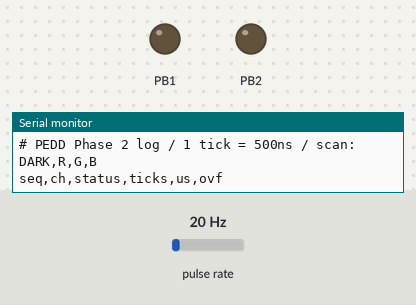
Recording of a program running on a simulated ATmega328P, built with avr-gcc and emulated at 16 MHz. On the bench: output pins drawn as LEDs (lit = HIGH), the last lines printed to the serial monitor. Wiring (inferred from the names in the program): pulse sensor: data PB0. The inputs (shaded band) are chosen by the test bench; at power-on: pulse rate 20 Hz. Pins used as bus, display or sensor lines are not drawn.

Above: at 2.0 s.
At 5.0 s:
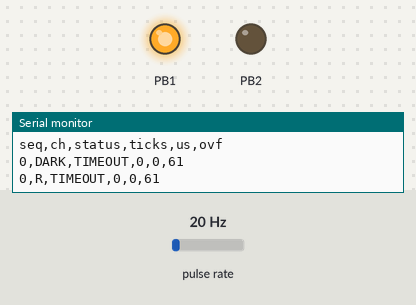
At 7.0 s:
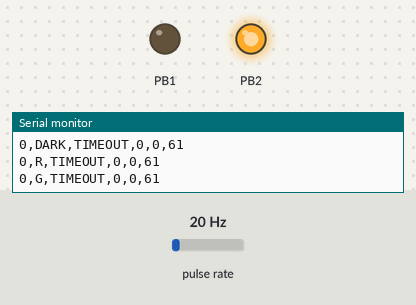
Timing chart, 0 to 11.7 s (numbered marks = the images above):
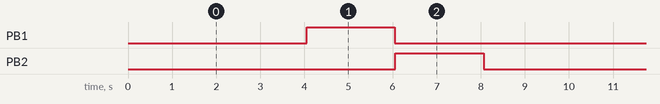

Measured:
- by itself, PB1, PB2: alternates HIGH for 2.0 s and LOW for 7.0 s
- by itself, everything shown: repeats every 9.0 s, in 3 steps

The program:

main.c
```c
/*
 * 03_phase2 — Phase 2 RGB 다파장 확장 펌웨어
 *
 * 목적 (계획서 4.2절)
 *   파장을 추가할수록 실제로 판별에 유의미한 정보가 증가하는지 검증하고,
 *   최종 채널 구성을 실험적으로 결정한다.
 *
 * 동작
 *   한 사이클마다 DARK → R → G → B 순으로 측정하고, 각각을 CSV 한 행으로
 *   출력한다. 같은 seq 번호를 가진 네 행이 하나의 측정 세트다.
 *   tools/analyze.py 가 seq로 묶어 광학 지문 벡터 [R, G, B] 를 재구성한다.
 *
 *   한 번에 하나의 LED만 점등하므로 채널 간 광학적 간섭은 발생하지 않는다.
 *   (계획서 3.1절)
 *
 * 배선 — Arduino Uno 기준 (괄호 안은 보드에 인쇄된 핀 번호)
 *   발광 Red   : PB0 (D8)  → 저항 → LED 애노드, 캐소드 → GND
 *   발광 Green : PB1 (D9)  → 저항 → LED 애노드, 캐소드 → GND
 *   발광 Blue  : PB2 (D10) → 저항 → LED 애노드, 캐소드 → GND
 *   검출 LED   : 캐소드 → PD7 (D7),  애노드 → GND
 *                ※ 검출 LED는 반드시 적색. 청색·녹색을 쓰면 Red 채널에서
 *                   광전류가 거의 흐르지 않아 TIMEOUT이 된다.
 *   UART       : 보드의 USB 케이블이 그대로 담당 (PD0/PD1)
 *
 * PC 측 수신 설정 : 38400 bps, 8N1
 */

#ifndef F_CPU
#define F_CPU 16000000UL
#endif

#include <avr/io.h>
#include <avr/interrupt.h>
#include <util/delay.h>

#include "pedd.h"
#include "uart.h"

/* 한 측정 세트 사이의 간격 */
#define CYCLE_INTERVAL_MS 1000

/* 스캔 순서 — 계획서 1.4절 데모 시나리오와 동일하게 R → G → B */
static const pedd_channel_t SCAN_ORDER[] = {
  PEDD_CH_DARK,
  PEDD_CH_R,
  PEDD_CH_G,
  PEDD_CH_B
};

static const char *const SCAN_NAME[] = {
  "DARK",
  "R",
  "G",
  "B"
};

#define SCAN_COUNT (sizeof(SCAN_ORDER) / sizeof(SCAN_ORDER[0]))

static void log_result(uint32_t seq, const char *ch_name, pedd_result_t r) {
  uart_put_u32(seq);
  uart_putc(',');
  uart_puts(ch_name);
  uart_putc(',');
  uart_puts(r.status == PEDD_OK ? "OK" : "TIMEOUT");
  uart_putc(',');
  uart_put_u32(r.ticks);
  uart_putc(',');
  uart_put_u32(pedd_ticks_to_us(r.ticks));
  uart_putc(',');
  uart_put_u32(r.overflows);
  uart_newline();
}

int main(void) {
  uint32_t seq = 0;

  uart_init();
  pedd_init();
  sei();

  uart_newline();
  uart_puts("# PEDD Phase 2 log / 1 tick = 500ns / scan: DARK,R,G,B");
  uart_newline();
  uart_puts("seq,ch,status,ticks,us,ovf");
  uart_newline();

  while (1) {
    uint8_t i;

    /* 한 사이클 = 광학 지문 벡터 1개분 */
    for (i = 0; i < SCAN_COUNT; i++) {
      pedd_result_t r = pedd_measure(SCAN_ORDER[i]);
      log_result(seq, SCAN_NAME[i], r);
    }

    seq++;
    _delay_ms(CYCLE_INTERVAL_MS);
  }

  return 0;  /* 도달하지 않음 */
}
```

button.c
```c
/*
 * button.c — 디바운스와 짧게/길게 판정
 *
 * ---- 처음 읽는 사람을 위한 요약 ----
 *
 * 스위치는 눌리는 찰나에 금속 접점이 미세하게 여러 번 튄다. 사람 눈에는
 * 한 번이지만 MCU 에게는 수 ms 사이에 눌림/떼임이 수십 번 오간 것으로
 * 보인다. 이걸 그대로 세면 한 번 눌렀는데 여러 번 눌린 것이 된다.
 * 이 튐을 걸러내는 것을 디바운스라고 한다.
 *
 * 여기서는 타이머나 인터럽트 없이, main.c 가 20ms 마다 button_poll() 을
 * 부르는 것으로 해결한다. 20ms 는 접점이 튀는 시간(보통 1~2ms)보다 훨씬
 * 길어서, 튐이 끝난 뒤의 안정된 상태만 보게 된다. 이 함수에서 말하는
 * "틱" 1회가 곧 20ms 다 (BUTTON_POLL_MS, button.h).
 *
 * 길게 누름은 틱을 세는 것으로 판정한다. 100틱 = 2초.
 */

#include <avr/io.h>

#include "button.h"

#define BTN_DDR   DDRD
#define BTN_PORT  PORTD
#define BTN_PIN   PIND
#define BTN_BIT   PD2

/* 눌린 상태로 지난 폴링 횟수. 0이면 떼어져 있음 */
static uint16_t g_held = 0;
/* 길게가 이미 발동했으면 뗄 때 짧게로 또 세지 않는다 */
static uint8_t  g_long_fired = 0;

void button_init(void) {
  BTN_DDR  &= (uint8_t)~(1 << BTN_BIT);  /* 입력 */
  /*
   * 내부 풀업을 켠다. MCU 안에 들어 있는 저항이 이 핀을 평소 5V 로
   * 끌어올려 둔다는 뜻이다. 스위치는 핀과 GND 사이에 있으므로, 누르면
   * 핀이 GND 로 직결되어 0V 가 된다. 덕분에 외부 저항이 필요 없다.
   */
  BTN_PORT |= (uint8_t)(1 << BTN_BIT);
  g_held = 0;
  g_long_fired = 0;
}

button_event_t button_poll(void) {
  /* 위 풀업 때문에 논리가 뒤집혀 있다. 핀이 HIGH = 떼어짐, LOW = 눌림. */
  uint8_t pressed = (uint8_t)((BTN_PIN & (1 << BTN_BIT)) ? 0 : 1);

  if (pressed) {
    /* 계속 눌려 있는 동안 틱을 센다. 상한에서 멈춰 되감김을 막는다. */
    if (g_held < 0xFFFF) {
      g_held++;
    }
    /*
     * 2초를 채우는 순간 떼기를 기다리지 않고 바로 알린다. 사용자가 화면
     * 반응을 보고 손을 떼면 되므로, 얼마나 더 누르고 있어야 하는지
     * 짐작할 필요가 없다. g_long_fired 로 한 번만 발동시킨다.
     */
    if (!g_long_fired && g_held >= BUTTON_LONG_TICKS) {
      g_long_fired = 1;
      return BTN_LONG;
    }
    return BTN_NONE;
  }

  /*
   * 여기부터는 떼어져 있는 상태. g_held 가 0 보다 크다면 "직전 틱까지는
   * 눌려 있었다" 는 뜻이므로, 지금이 바로 뗀 순간이다.
   * 길게가 이미 발동했다면 짧게로 또 세지 않고 조용히 정리만 한다.
   */
  if (g_held > 0) {
    uint8_t was_long = g_long_fired;
    g_held = 0;
    g_long_fired = 0;
    /*
     * 채터링은 별도 조건으로 거르지 않는다. 폴링 간격 자체가 20ms 라서,
     * 접점이 튀는 1~2ms 동안 일어난 일은 애초에 이 함수가 보지 못한다.
     * 여기까지 왔다는 것은 "폴링 시점에 눌려 있는 것을 최소 한 번 봤고
     * 지금은 떼어져 있다" 는 뜻이므로 그대로 짧게 누름으로 친다.
     */
    if (!was_long) {
      return BTN_SHORT;
    }
  }
  return BTN_NONE;
}
```

button.h
```c
/*
 * button.h — PD2 택트 스위치. 폴링 + 디바운스.
 *
 * INT0 인터럽트를 쓰지 않는다. 인터럽트는 Timer1 입력 캡처 타이밍에
 * 지터를 줄 수 있고, 측정 정밀도가 이 프로젝트의 핵심이기 때문이다.
 *
 * 스위치는 핀과 GND 사이에 연결하고 내부 풀업을 쓴다. 외부 저항이 없다.
 */

#ifndef BUTTON_H
#define BUTTON_H

#include <stdint.h>

#define BUTTON_POLL_MS    20
#define BUTTON_LONG_MS    2000
#define BUTTON_LONG_TICKS (BUTTON_LONG_MS / BUTTON_POLL_MS)  /* 100 */

typedef enum {
  BTN_NONE  = 0,
  BTN_SHORT = 1,
  BTN_LONG  = 2
} button_event_t;

void button_init(void);

/*
 * BUTTON_POLL_MS 주기로 호출한다.
 * 짧게: 눌렀다 뗀 순간 반환. 길게: 2초를 채우는 순간 반환(떼기 전).
 */
button_event_t button_poll(void);

#endif /* BUTTON_H */
```

classify.c
```c
/*
 * classify.c — 광학 지문 계산과 최근접 중심점 판정
 *
 * 설계 근거는 docs/superpowers/specs/2026-09-03-phase4-design.md 7절.
 * 전 구간 32비트 정수. float 를 쓰지 않으므로 소프트웨어 부동소수점
 * 라이브러리(약 1.5~3KB Flash)가 링크되지 않는다.
 *
 * ---- 처음 읽는 사람을 위한 요약 ----
 *
 * 입력은 pedd.c 가 잰 방전 시간 4개(DARK, R, G, B)뿐이다. 이 숫자만 가지고
 * "어떤 액체인가"를 답해야 한다. 세 단계를 거친다.
 *
 *   1. 시간 -> 밝기        시간이 짧을수록 빛이 세다. 그래서 역수를 쓴다.
 *   2. 밝기 -> 지문        어두운 방 몫(DARK)을 빼고, 세 채널의 비율만 남긴다.
 *   3. 지문 -> 이름        미리 배워둔 지문 중 가장 가까운 것을 고른다.
 *
 * 2번에서 "비율만" 남기는 것이 핵심이다. LED 를 큐벳에 조금 가깝게 놓으면
 * 세 채널이 모두 밝아지지만, 액체가 같다면 채널 사이의 비율은 그대로다.
 * 절대값 대신 비율을 쓰면 이런 흔들림에 판정이 흔들리지 않는다.
 *
 * 이 파일이 <avr/io.h> 를 포함하지 않는 이유는 classify.h 에 적어 두었다.
 * (PC 에서 그대로 컴파일해 단위 테스트하기 위함. tests/test_classify.c)
 */

#include "classify.h"

/*
 * 1단계 — 방전 시간을 컨덕턴스(밝기에 비례하는 값)로 바꾼다.
 *
 * 빛이 셀수록 전하가 빨리 빠져 t 가 작아진다. 즉 t 는 밝기에 반비례하므로
 * 역수를 취하면 밝기에 비례하는 값이 된다. 정수만 쓰기 위해 1 을 나누는
 * 대신 큰 상수 K(=1e9)를 나눈다. 이렇게 하면 소수점 없이 유효 자릿수를
 * 확보할 수 있다.
 *
 * t == 0 은 타임아웃이며 "빛이 오지 않았다" = G 0 으로 본다.
 * t 최소값 1일 때 G = 1e9 이므로 세 채널 합의 최대는 3e9 < 4.29e9 (uint32 상한).
 */
static uint32_t conductance(uint32_t t) {
  if (t == 0) {
    return 0;
  }
  return CLASSIFY_K / t;
}

fingerprint_t classify_fingerprint(uint32_t t_dark, uint32_t t_r,
                                   uint32_t t_g, uint32_t t_b) {
  fingerprint_t fp;
  uint32_t t_ch[CLASSIFY_CHANNELS];
  uint32_t i[CLASSIFY_CHANNELS];
  uint32_t g_dark;
  uint32_t sum = 0;
  uint8_t k;

  t_ch[0] = t_r;
  t_ch[1] = t_g;
  t_ch[2] = t_b;

  g_dark = conductance(t_dark);

  /*
   * 2단계 — 암전류 보정.
   *
   * DARK 는 발광 LED 를 모두 끄고 잰 값이다. 그런데도 0 이 아닌 이유는,
   * 빛이 전혀 없어도 반도체 안에서 전하가 아주 조금씩 새기 때문이다.
   * 이것을 암전류라고 한다. 세 채널 모두 이 몫을 똑같이 깔고 있으므로
   * 빼 주어야 순수하게 "LED 빛 때문에 생긴 양"만 남는다.
   *
   * 부호 없는 정수라 빼서 음수가 되면 아주 큰 값으로 뒤집힌다.
   * 그래서 크기를 먼저 비교해 0 으로 눌러 둔다.
   */
  for (k = 0; k < CLASSIFY_CHANNELS; k++) {
    uint32_t g = conductance(t_ch[k]);
    i[k] = (g > g_dark) ? (g - g_dark) : 0;
    sum += i[k];
  }

  /*
   * 보정하고 나니 남은 신호가 거의 없다 = 광 경로가 막혔거나 LED 극성이
   * 반대다. 이 상태로 정규화하면 의미 없는 값이 나오므로 여기서 끊는다.
   * 호출한 쪽(main.c)은 이 status 를 보고 화면에 LOW SIGNAL 을 띄운다.
   */
  if (sum < CLASSIFY_MIN_SIGNAL) {
    for (k = 0; k < CLASSIFY_CHANNELS; k++) {
      fp.n[k] = 0;
    }
    fp.status = CLASSIFY_LOW_SIGNAL;
    return fp;
  }

  /*
   * 3단계 — 정규화 준비. 아래에서 i[k] * 1000 을 계산하는데, i[k] 가 크면
   * 이 곱셈이 32비트를 넘쳐 엉뚱한 값이 된다. 그래서 미리 줄여 둔다.
   *
   * 우측 시프트 1회는 2로 나누는 것과 같다. 세 채널을 "함께" 줄이므로
   * 채널 간 비율(= 지문)은 그대로 보존된다. 우리가 쓰려는 것은 비율뿐이니
   * 절대 크기가 작아지는 것은 상관없다.
   *
   * 시프트 후 sum <= 4e6, i[k] <= sum 이므로 i[k]*1000 <= 4.0e9 < 4.29e9.
   */
  while (sum > CLASSIFY_SHIFT_LIMIT) {
    sum = 0;
    for (k = 0; k < CLASSIFY_CHANNELS; k++) {
      i[k] >>= 1;
      sum += i[k];
    }
  }

  /* 시프트로 sum이 0이 되는 일은 없지만 0 나누기를 원천 차단한다. */
  if (sum == 0) {
    for (k = 0; k < CLASSIFY_CHANNELS; k++) {
      fp.n[k] = 0;
    }
    fp.status = CLASSIFY_LOW_SIGNAL;
    return fp;
  }

  /*
   * 정규화. 세 채널의 합이 항상 1000 이 되도록 비율로 고쳐 쓴다.
   * 예를 들어 (800, 200, 200) 과 (400, 100, 100) 은 밝기는 두 배 차이지만
   * 정규화하면 둘 다 (666, 166, 166) 이 되어 같은 지문으로 취급된다.
   * 이것이 이 파일 첫머리에서 말한 "비율만 남긴다" 의 실제 계산이다.
   */
  for (k = 0; k < CLASSIFY_CHANNELS; k++) {
    fp.n[k] = (uint16_t)((i[k] * CLASSIFY_NORM_SUM) / sum);
  }
  fp.status = CLASSIFY_OK;
  return fp;
}

/*
 * 4단계 — 판정. 지문 3개짜리 숫자 묶음을 "3차원 공간의 점 하나"로 본다.
 *
 * 학습 때 저장해 둔 액체별 점(중심점, centroid)이 3개 있다. 지금 잰 점이
 * 그중 어느 것과 가장 가까운지 재서 그 이름을 답으로 내놓는다. 이것이
 * "최근접 중심점(nearest centroid)" 방식이다.
 *
 * 거리는 피타고라스처럼 각 축의 차이를 제곱해 더한다. 다만 제곱근은
 * 씌우지 않는다. 크기 비교만 할 것이라면 제곱근을 씌우든 안 씌우든 순서가
 * 같기 때문이다. 제곱근 계산을 통째로 아낄 수 있다.
 *
 * 가장 가까운 점이라도 너무 멀면(threshold_d2 초과) 셋 중 무엇도 아니라고
 * 보고 -1(미상)을 돌려준다. 배우지 않은 액체를 넣었을 때 아무 이름이나
 * 붙이지 않기 위한 안전장치다.
 */
classify_result_t classify_match(const fingerprint_t *fp,
                                 const uint16_t centroids[CLASSIFY_CLASSES][CLASSIFY_CHANNELS],
                                 uint32_t threshold_d2) {
  classify_result_t r;
  uint32_t best = 0xFFFFFFFFUL;
  int8_t   best_c = -1;
  uint8_t  c, k;

  r.cls  = -1;
  r.d2   = 0xFFFFFFFFUL;
  r.dist = 0;

  if (fp->status != CLASSIFY_OK) {
    return r;
  }

  for (c = 0; c < CLASSIFY_CLASSES; c++) {
    uint32_t d2 = 0;
    for (k = 0; k < CLASSIFY_CHANNELS; k++) {
      int32_t diff = (int32_t)fp->n[k] - (int32_t)centroids[c][k];
      d2 += (uint32_t)(diff * diff);
    }
    if (d2 < best) {
      best   = d2;
      best_c = (int8_t)c;
    }
  }

  r.d2   = best;
  /* 판정에는 제곱거리를 쓰지만, 화면에 보여줄 때는 사람이 감을 잡기 쉬운
     실제 거리가 낫다. 그래서 여기서만 제곱근을 씌운다. */
  r.dist = classify_isqrt(best);
  r.cls  = (best <= threshold_d2) ? best_c : -1;
  return r;
}

/*
 * 정수 제곱근. 뉴턴법(바빌로니아법)이다.
 *
 * 원리는 단순한 반복이다. 답을 x 라고 찍어 놓고, x 와 v/x 의 평균을 새 x 로
 * 삼는 것을 반복한다. x 가 정답보다 크면 v/x 는 정답보다 작으므로, 둘의
 * 평균은 항상 정답 쪽으로 다가간다. 몇 번만 돌면 수렴한다.
 *
 * sqrt() 를 쓰지 않는 이유는 그것이 부동소수점 함수이기 때문이다. 그러면
 * 이 파일 첫머리에서 피하려던 소프트웨어 부동소수점 라이브러리가 통째로
 * 링크되어 Flash 를 1.5~3KB 잡아먹는다.
 *
 * y < x 가 아니라 y >= x 가 되는 순간 멈춘다. 더 줄지 않으면 도착한 것이다.
 * 정수 나눗셈이라 결과는 내림이다 (isqrt(1601) = 40).
 */
uint16_t classify_isqrt(uint32_t v) {
  uint32_t x, y;

  if (v == 0) {
    return 0;
  }
  x = v;
  y = (x + 1) / 2;
  while (y < x) {
    x = y;
    y = (x + v / x) / 2;
  }
  return (uint16_t)x;
}
```

classify.h
```c
/*
 * classify.h — 방전 시간을 광학 지문으로 바꾸고 최근접 중심점으로 판정한다.
 *
 * 이 모듈은 의도적으로 <avr/io.h> 를 포함하지 않는다. PC에서 그대로
 * 컴파일해 단위 테스트할 수 있어야 하기 때문이다. 이 조건을 깨뜨리지 말 것.
 */

#ifndef CLASSIFY_H
#define CLASSIFY_H

#include <stdint.h>

#define CLASSIFY_CHANNELS     3
#define CLASSIFY_CLASSES      3

/* 컨덕턴스 스케일 상수. G = K / t 로 정수 유지 */
#define CLASSIFY_K            1000000000UL
/* 정규화 후 세 채널 합의 목표치 */
#define CLASSIFY_NORM_SUM     1000UL
/* 이 값보다 신호 합이 작으면 "빛이 사실상 없음"으로 본다 */
#define CLASSIFY_MIN_SIGNAL   3000UL
/* 곱셈 전 우측 시프트 기준. sum이 이 값 이하여야 i*1000 이 32비트에 들어간다 */
#define CLASSIFY_SHIFT_LIMIT  4000000UL

typedef enum {
  CLASSIFY_OK         = 0,
  CLASSIFY_LOW_SIGNAL = 1
} classify_status_t;

typedef struct {
  uint16_t          n[CLASSIFY_CHANNELS]; /* 정규화 지문. 합 ~ CLASSIFY_NORM_SUM */
  classify_status_t status;
} fingerprint_t;

typedef struct {
  int8_t   cls;  /* 0~2. 임계값 초과 또는 신호 부족이면 -1 (미상) */
  uint32_t d2;   /* 최소 제곱거리 */
  uint16_t dist; /* 표시용 정수 제곱근 */
} classify_result_t;

/*
 * 방전 시간(틱)을 정규화 지문으로 변환한다.
 * t == 0 은 PEDD_TIMEOUT 을 뜻하며 "빛이 오지 않았다"로 해석한다.
 * DARK 채널의 타임아웃은 정상이며 암전류 보정량이 0이 될 뿐이다.
 */
fingerprint_t classify_fingerprint(uint32_t t_dark, uint32_t t_r,
                                   uint32_t t_g, uint32_t t_b);

/* 지문을 중심점들과 비교해 가장 가까운 클래스를 고른다. */
classify_result_t classify_match(const fingerprint_t *fp,
                                 const uint16_t centroids[CLASSIFY_CLASSES][CLASSIFY_CHANNELS],
                                 uint32_t threshold_d2);

/* 정수 제곱근 (내림). 표시용. */
uint16_t classify_isqrt(uint32_t v);

#endif /* CLASSIFY_H */
```

i2c.c
```c
/*
 * i2c.c — TWI 마스터
 *
 * ---- 처음 읽는 사람을 위한 요약 ----
 *
 * I2C 는 선 2가닥(SDA=데이터, SCL=클럭)으로 여러 부품과 대화하는 규약이다.
 * 우리는 OLED 화면 하나에게만 말을 건다. TWI 는 이 I2C 를 가리키는
 * Atmel 쪽 이름이라 레지스터 이름이 전부 TW 로 시작한다 (같은 것이다).
 *
 * 대화는 늘 같은 모양이다.
 *
 *   start(주소) -> write(바이트) -> write(바이트) -> ... -> stop()
 *
 * 말을 거는 쪽이 마스터(우리), 대답하는 쪽이 슬레이브(OLED)다. 마스터가
 * 먼저 "지금부터 말한다"(START)고 알리고, 누구에게 하는 말인지 7비트
 * 주소로 지목한다. 슬레이브는 바이트를 받을 때마다 "받았다"(ACK)고
 * 답한다. 이 ACK 가 안 오면 배선이 끊겼거나 주소가 틀린 것이다.
 *
 * 아래 함수들이 0 을 반환하면 그런 실패다. 호출하는 ssd1306.c 는 실패를
 * 조용히 넘기도록 만들어져 있다. 화면이 없거나 잘못 꽂혀 있어도 UART
 * 로깅과 측정은 계속되어야 하기 때문이다.
 *
 * 하드웨어가 한 단계를 끝내면 TWINT 비트를 1로 세운다. 그래서 코드가
 * "레지스터에 명령 쓰기 -> TWINT 가 설 때까지 대기" 를 반복하는 모양이 된다.
 */

#include <avr/io.h>

#include "i2c.h"

/*
 * SCL = F_CPU / (16 + 2 * TWBR * 4^TWPS)
 * TWPS = 0, TWBR = 12 -> 16000000 / (16 + 24) = 400kHz
 * SSD1306은 400kHz를 지원한다. 화면 갱신 속도에 직접 영향을 준다.
 */
#define I2C_TWBR_400K  12

/*
 * TWINT 대기 상한. 슬레이브가 없을 때 무한 대기를 막는다.
 * OLED 를 안 꽂았거나 배선이 틀리면 TWINT 가 영원히 서지 않는데, 상한이
 * 없으면 여기서 프로그램이 멈춰 측정도 UART 도 죽는다. 반드시 필요하다.
 */
#define I2C_GUARD  20000u

/* TWINT 가 설 때까지 기다린다. 1 = 정상, 0 = 상한 초과(응답 없음). */
static uint8_t wait_twint(void) {
  uint16_t guard = 0;
  while (!(TWCR & (1 << TWINT))) {
    if (++guard >= I2C_GUARD) {
      return 0;
    }
  }
  return 1;
}

void i2c_init(void) {
  TWSR = 0;                 /* 프리스케일러 1 */
  TWBR = I2C_TWBR_400K;
  TWCR = (1 << TWEN);
}

/*
 * START 를 보내고 이어서 상대 주소를 지목한다.
 * addr7 은 7비트 주소, read 는 0=쓰기 / 1=읽기. 반환 1 이면 상대가 응답했다.
 */
uint8_t i2c_start(uint8_t addr7, uint8_t read) {
  uint8_t status;

  /* TWSTA = START 조건을 내보내라. TWINT 에 1을 쓰는 것이 "실행" 신호다
     (AVR 은 이런 플래그를 1을 써서 지우고 다음 동작을 시작시킨다). */
  TWCR = (1 << TWINT) | (1 << TWSTA) | (1 << TWEN);
  if (!wait_twint()) {
    return 0;
  }
  status = (uint8_t)(TWSR & 0xF8);
  /* 0x08 = START 전송됨, 0x10 = 반복 START 전송됨 */
  if (status != 0x08 && status != 0x10) {
    return 0;
  }

  /*
   * 주소 바이트를 만든다. I2C 는 7비트 주소를 위쪽 7칸에 싣고, 맨 아래
   * 1비트로 읽기/쓰기를 표시하는 규약이다. 그래서 왼쪽으로 한 칸 밀고
   * 마지막 비트에 방향을 넣는다.
   */
  TWDR = (uint8_t)((addr7 << 1) | (read ? 1 : 0));
  TWCR = (1 << TWINT) | (1 << TWEN);
  if (!wait_twint()) {
    return 0;
  }
  status = (uint8_t)(TWSR & 0xF8);
  /* 0x18 = SLA+W 에 ACK, 0x40 = SLA+R 에 ACK */
  return (uint8_t)((status == 0x18 || status == 0x40) ? 1 : 0);
}

uint8_t i2c_write(uint8_t data) {
  TWDR = data;
  TWCR = (1 << TWINT) | (1 << TWEN);
  if (!wait_twint()) {
    return 0;
  }
  /* 0x28 = 데이터 전송 후 ACK */
  return (uint8_t)(((TWSR & 0xF8) == 0x28) ? 1 : 0);
}

void i2c_stop(void) {
  uint16_t guard = 0;
  TWCR = (1 << TWINT) | (1 << TWSTO) | (1 << TWEN);
  /* STOP 완료는 TWSTO 가 자동으로 내려가는 것으로 확인한다. */
  while (TWCR & (1 << TWSTO)) {
    if (++guard >= I2C_GUARD) {
      return;
    }
  }
}
```

i2c.h
```c
/*
 * i2c.h — TWI(I2C) 마스터 송신 전용
 *
 * TWBR/TWCR/TWDR/TWSR 레지스터를 직접 제어한다.
 * 모든 함수는 유한 시간 안에 반환한다. 슬레이브가 없어도 멈추지 않아야
 * 측정과 UART 로깅이 계속될 수 있다 (스펙 9절).
 */

#ifndef I2C_H
#define I2C_H

#include <stdint.h>

void    i2c_init(void);
uint8_t i2c_start(uint8_t addr7, uint8_t read);
uint8_t i2c_write(uint8_t data);
void    i2c_stop(void);

#endif /* I2C_H */
```

pedd.h
```c
/*
 * pedd.h — PEDD 방전 시간 측정 코어 (인터페이스)
 *
 * 계획서 3.2절(광검출 원리) / 6.1절(GPIO 상태 시퀀스) / 6.2절(레지스터 설정) 구현.
 */

#ifndef PEDD_H
#define PEDD_H

#include <stdint.h>

/* 측정 결과 상태 */
typedef enum {
  PEDD_OK      = 0,  /* 정상적으로 임계점 통과를 캡처함 */
  PEDD_TIMEOUT = 1   /* 제한 시간 내에 방전이 끝나지 않음 */
} pedd_status_t;

typedef struct {
  pedd_status_t status;
  uint32_t      ticks;     /* 방전 시간. 1틱 = 500ns (프리스케일러 /8, 16MHz) */
  uint16_t      overflows; /* Timer1 오버플로우 발생 횟수 (진단용) */
} pedd_result_t;

/* 발광 LED 채널 식별자. Phase 1에서는 CH_R 하나만 사용한다. */
typedef enum {
  PEDD_CH_DARK = 0,  /* 전체 소등 — 암전류 / 환경광 측정용 */
  PEDD_CH_R    = 1,
  PEDD_CH_G    = 2,
  PEDD_CH_B    = 3
} pedd_channel_t;

/* Analog Comparator, Timer1, GPIO를 초기화한다. 전원 투입 후 1회만 호출. */
void pedd_init(void);

/*
 * 지정한 발광 채널을 점등한 상태에서 검출 LED의 충전-방전 시간을 1회 측정한다.
 * 측정이 끝나면 발광 LED는 자동으로 소등된다.
 */
pedd_result_t pedd_measure(pedd_channel_t ch);

/* 틱 단위 값을 마이크로초로 변환 (1틱 = 0.5us) */
static inline uint32_t pedd_ticks_to_us(uint32_t ticks) {
  return ticks / 2;
}

#endif /* PEDD_H */
```

ssd1306.h
```c
/*
 * ssd1306.h — 0.96" 128x64 OLED 텍스트 출력
 *
 * 프레임버퍼를 쓰지 않는다. 128x64/8 = 1024바이트로 SRAM 2KB의 절반을
 * 차지하기 때문이다. 대신 페이지 주소 모드로 화면에 직접 쓴다.
 */

#ifndef SSD1306_H
#define SSD1306_H

#include <stdint.h>

#define SSD1306_ADDR      0x3C  /* 모듈에 따라 0x3D 인 제품도 있다 */
#define SSD1306_PAGES     8     /* 세로 8줄 */
#define SSD1306_COLS      128
#define SSD1306_TEXT_COLS 21    /* 128 / 6 */

/* 초기화. OLED가 응답하지 않으면 0을 반환하고, 이후 호출은 조용히 무시된다. */
uint8_t ssd1306_init(void);

void ssd1306_clear(void);

/* page 0~7, col 0~20 (문자 단위). 화면 밖은 잘린다. */
void ssd1306_puts(uint8_t page, uint8_t col, const char *s);

/*
 * PSTR() 로 감싼 Flash 상주 문자열을 출력한다.
 * AVR 은 일반 문자열 리터럴을 부팅 시 SRAM 으로 복사하므로, 화면 문구처럼
 * 개수가 많은 상수는 반드시 이쪽을 써야 한다. SRAM 2KB 가 금방 찬다.
 */
void ssd1306_puts_p(uint8_t page, uint8_t col, const char *s);

#endif /* SSD1306_H */
```

store.h
```c
/*
 * store.h — 학습된 중심점을 EEPROM에 보관한다.
 *
 * avr-libc 의 eeprom_* 함수 대신 EECR/EEDR/EEARH/EEARL 레지스터를 직접
 * 제어한다. 요강의 "레지스터 직접 read/write" 취지에 맞춘다.
 */

#ifndef STORE_H
#define STORE_H

#include <stdint.h>
#include "classify.h"

/* EEPROM 배치 (스펙 8절). 총 26바이트 */
#define STORE_ADDR_MAGIC      0
#define STORE_ADDR_VERSION    2
#define STORE_ADDR_COUNT      3
#define STORE_ADDR_CENTROIDS  4
#define STORE_ADDR_THRESHOLD  22
#define STORE_ADDR_CHECKSUM   24
#define STORE_SIZE            26

#define STORE_MAGIC    0x5044u
#define STORE_VERSION  1

/*
 * 저장된 중심점을 읽는다. 매직·버전·클래스 수·체크섬이 모두 맞아야 1을
 * 반환한다. 공장 출하 EEPROM은 전부 0xFF 라 자연스럽게 무효로 걸러진다.
 * 0을 반환하면 인자는 건드리지 않는다.
 */
uint8_t store_load(uint16_t centroids[CLASSIFY_CLASSES][CLASSIFY_CHANNELS],
                   uint32_t *threshold_d2);

/* 중심점 전체를 한 번에 기록한다. 학습이 끝난 뒤에만 호출한다. */
void store_save(const uint16_t centroids[CLASSIFY_CLASSES][CLASSIFY_CHANNELS],
                uint32_t threshold_d2);

/* 매직을 지워 "학습 안 됨" 상태로 되돌린다. */
void store_erase(void);

#endif /* STORE_H */
```

uart.h
```c
/*
 * uart.h — UART 송신 (인터페이스)
 *
 * 측정 원시 데이터를 PC로 로깅하는 용도. (계획서 6.4절 5항)
 */

#ifndef UART_H
#define UART_H

#include <stdint.h>

void uart_init(void);
void uart_putc(char c);
void uart_puts(const char *s);
void uart_put_u32(uint32_t v);   /* 부호 없는 10진수 출력 */
void uart_newline(void);

#endif /* UART_H */
```

Source omitted: font6x8.h (data table, 3549 bytes), pedd.c (6621 bytes), ssd1306.c (3973 bytes), store.c (3926 bytes), uart.c (1383 bytes)
